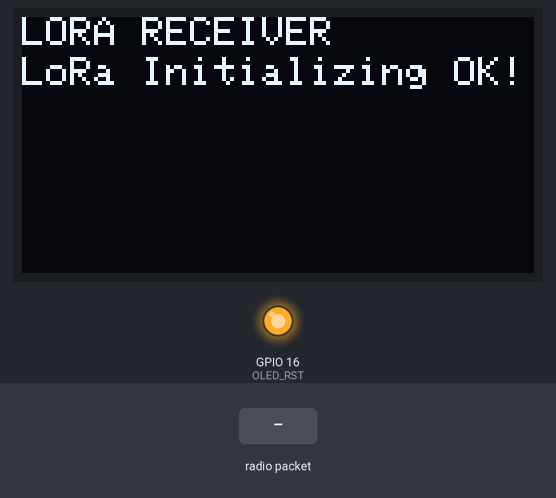
Recording of a sketch running on a simulated ESP32. On the bench: 128×64 one-colour display, output pins drawn as LEDs (lit = HIGH). Inputs (shaded band) come from the test bench. WiFi joins after 1.5 s; servers stay silent unless stated; no radio packets arrive unless stated; what the sketch prints to the serial monitor is not drawn.

Above: at 2.8 s.
2.9 s: radio packet "1" arrives
Timing chart, 0 to 5.9 s (numbered marks = the images above; inputs shaded):
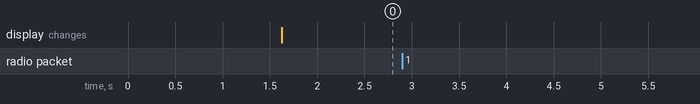

The sketch:

loramaster.ino
```cpp
/*
  Master Lora Node
  myIpond

*/

#include <FirebaseESP32.h>
#include <WiFi.h>

#define FIREBASE_HOST "my-i-pond-default-rtdb.asia-southeast1.firebasedatabase.app"
#define WIFI_SSID "nadiacantik"
#define WIFI_PASSWORD "nadiagemoy"
#define FIREBASE_Authorization_key "VqaLWbyEY9nEly5jyO3NZjAotLkAXHMfmRzXN0b5"

//Libraries for LoRa
#include <SPI.h>
#include <LoRa.h>

//Libraries for OLED Display
#include <Wire.h>
#include <Adafruit_GFX.h>
#include <Adafruit_SSD1306.h>

//define the pins used by the LoRa transceiver module
#define SCK 5
#define MISO 19
#define MOSI 27
#define SS 18
#define RST 14
#define DIO0 26

#define BAND 915E6

//OLED pins
#define OLED_SDA 4
#define OLED_SCL 15
#define OLED_RST 16
#define SCREEN_WIDTH 128      // OLED display width, in pixels
#define SCREEN_HEIGHT 64      // OLED display height, in pixels

Adafruit_SSD1306 display(SCREEN_WIDTH, SCREEN_HEIGHT, &Wire, OLED_RST);

byte MasterNode = 0xFF;
byte Node1 = 0xBB;
byte Node2 = 0xCC;
byte Node3 = 0xDD;

String SenderNode = "";
String outgoing;             // outgoing message

byte msgCount = 0;           // count of outgoing messages

// Tracks the time since last event fired
unsigned long previousMillis=0;
unsigned long int previoussecs = 0;
unsigned long int currentsecs = 0;
unsigned long currentMillis = 0;
int interval= 1 ; // updated every 1 second
int Secs = 0;

FirebaseData firebaseData;
FirebaseJson json;

int sensorsuhu = 0;
int sensorph = 0;

void setup() {
 //initialize Serial Monitor
  Serial.begin(9600);
  WiFi.begin (WIFI_SSID, WIFI_PASSWORD);
  Serial.print("Connecting...");
  while (WiFi.status() != WL_CONNECTED){
    Serial.print(".");
    delay(300);
  }
  Serial.println();
  Serial.print("IP Address: ");
  Serial.println(WiFi.localIP());
  Serial.println();
  Firebase.begin(FIREBASE_HOST,FIREBASE_Authorization_key);

  //reset OLED display via software
  pinMode(OLED_RST, OUTPUT);
  digitalWrite(OLED_RST, LOW);
  delay(20);
  digitalWrite(OLED_RST, HIGH);

  //initialize OLED
  Wire.begin(OLED_SDA, OLED_SCL);
  if(!display.begin(SSD1306_SWITCHCAPVCC, 0x3c, false, false)) { // Address 0x3C for 128x32
    Serial.println(F("SSD1306 allocation failed"));
    for(;;); // Don't proceed, loop forever
  }

  display.clearDisplay();
  display.setTextColor(WHITE);
  display.setTextSize(1);
  display.setCursor(0,0);
  display.print("LORA RECEIVER ");
  display.display();

  Serial.println("LoRa Receiver Test");

  //SPI LoRa pins
  SPI.begin(SCK, MISO, MOSI, SS);
  //setup LoRa transceiver module
  LoRa.setPins(SS, RST, DIO0);

  if (!LoRa.begin(BAND)) {
    Serial.println("Starting LoRa failed!");
    while (1);
  }
  Serial.println("LoRa Initializing OK!");
  display.setCursor(0,10);
  display.println("LoRa Initializing OK!");
  display.display();
}

void loop() {
  currentMillis = millis();
     currentsecs = currentMillis / 1000;
      if ((unsigned long)(currentsecs - previoussecs) >= interval) {
        Secs = Secs + 1;
        //Serial.println(Secs);
        if ( Secs >= 16 ) {
          Secs = 0;
        }
        if ( (Secs >= 1) && (Secs <= 5)) {
          String message = "34";
          sendMessage(message,MasterNode, Node1);
        }
        if ( (Secs >= 6 ) && (Secs <= 10)) {
          String message = "55";
          sendMessage(message,MasterNode, Node2);
        }
        if ( (Secs >= 11 ) && (Secs <= 15)) {
          String message = "75";
          sendMessage(message,MasterNode, Node3);
        }
        previoussecs = currentsecs;
      }

  // parse for a packet, and call onReceive with the result:
  onReceive(LoRa.parsePacket());
}

void sendMessage(String outgoing, byte MasterNode, byte otherNode) {
  LoRa.beginPacket();                   // start packet
  LoRa.write(otherNode);                // add destination address
  LoRa.write(MasterNode);               // add sender address
  LoRa.write(msgCount);                 // add message ID
  LoRa.write(outgoing.length());        // add payload length
  LoRa.print(outgoing);                 // add payload
  LoRa.endPacket();                     // finish packet and send it
  msgCount++;                           // increment message ID
}

void onReceive(int packetSize) {
  if (packetSize == 0) return;          // if there's no packet, return

  // read packet header bytes:
  int recipient = LoRa.read();          // recipient address
  byte sender = LoRa.read();            // sender address
  if( sender == 0XBB )
    SenderNode = "Node1:";
  if( sender == 0XCC )
    SenderNode = "Node2:";
  if( sender == 0XDD )
    SenderNode = "Node3:";
  byte incomingMsgId = LoRa.read();     // incoming msg ID
  byte incomingLength = LoRa.read();    // incoming msg length

  String incoming = "";

  while (LoRa.available()) {
    incoming += (char)LoRa.read();
  }

  if (incomingLength != incoming.length()) {   // check length for error
    Serial.println("error: message length does not match length");
    return;                             // skip rest of function
  }

  // if the recipient isn't this device or broadcast,
  if (recipient != Node1 && recipient != MasterNode) {
    Serial.println("This message is not for me.");
    return;                             // skip rest of function
  }

  //clear display
  display.clearDisplay();
  display.setTextSize(1);
  display.setCursor(0,0);
  display.print(SenderNode);
  display.setCursor(0,10);
  display.print(msgCount);

  String q = getValue(incoming,',',0);
  String r = getValue(incoming,',',1);

  if( sender == 0XBB ){
    display.setCursor(0, 30);
    display.print("suhu: "+ q +" C");
    Serial.print("suhu: "+ q +" C");
    Firebase.setString(firebaseData, "dev1/TEMPERATURE", q);
    display.setCursor(0, 40);
    display.print("pH: "+ r);
    Serial.print("pH: "+ r);
    Firebase.setString(firebaseData, "dev1/PH", r);
  }
  if( sender == 0XCC ){
    display.setCursor(0, 30);
    display.print("suhu: "+ q +" C");
    Serial.print("suhu: "+ q +" C");
    Firebase.setString(firebaseData, "dev2/TEMPERATURE", q);
    display.setCursor(0, 40);
    display.print("pH: "+ r);
    Serial.print("pH: "+ r);
    Firebase.setString(firebaseData, "dev2/PH", r);
  }
  if( sender == 0XDD ){
    display.setCursor(0, 30);
    display.print("suhu: "+ q +" C");
    Serial.println("suhu: "+ q +" C");
    Firebase.setString(firebaseData, "dev3/TEMPERATURE", q);
    display.setCursor(0, 40);
    display.print("pH: "+ r);
    Serial.print("pH: "+ r);
    Firebase.setString(firebaseData, "dev3/PH", r);
  }

  display.display();
}

String getValue(String data, char separator, int index)
{
    int found = 0;
    int strIndex[] = { 0, -1 };
    int maxIndex = data.length() - 1;

    for (int i = 0; i <= maxIndex && found <= index; i++) {
        if (data.charAt(i) == separator || i == maxIndex) {
            found++;
            strIndex[0] = strIndex[1] + 1;
            strIndex[1] = (i == maxIndex) ? i+1 : i;
        }
    }
    return found > index ? data.substring(strIndex[0], strIndex[1]) : "";
}
```

Measured:
- after the input at 2.9 s, every drawn part: stays the same
